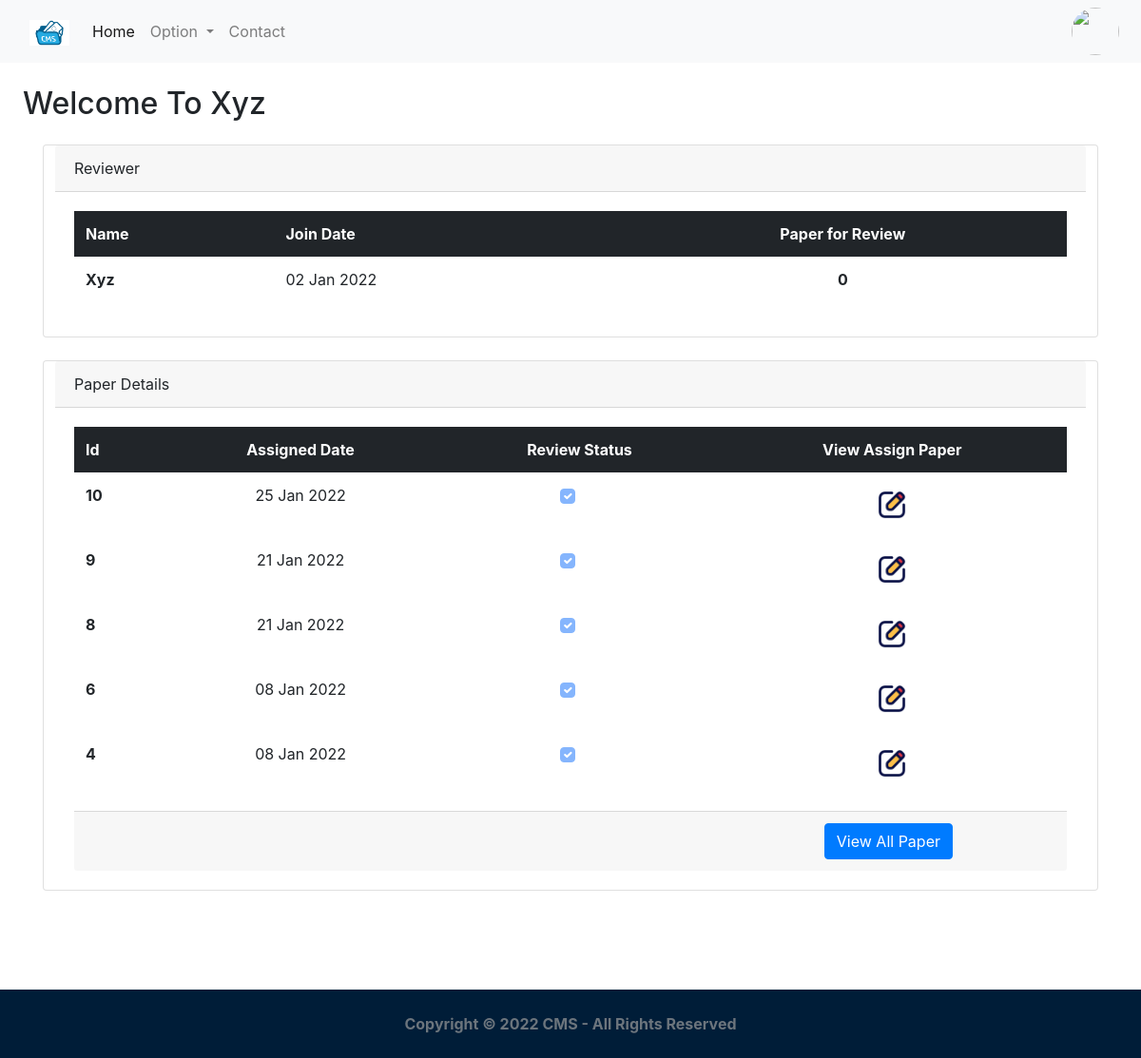
Before: /feed/dashboard (signed in) with the older database file.
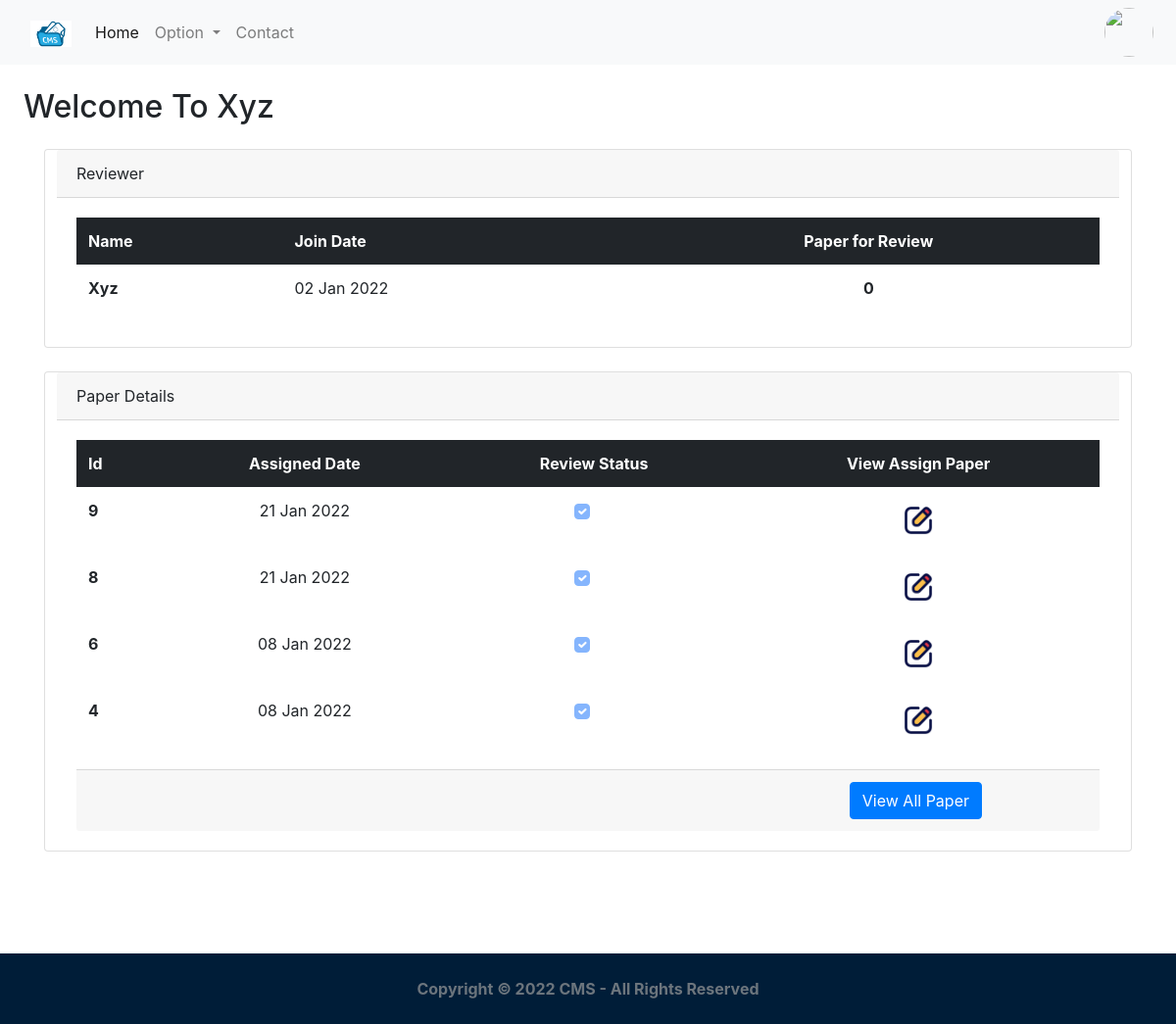
After: the same page with the newer database file.
### core/models.py (models this page shows, shortened)
class PaperAssign(models.Model):
	review = models.ForeignKey(Reviewer,related_name='assigned_paper',on_delete=models.CASCADE)
	created_on = models.DateTimeField(auto_now_add=True)
	updated_on = models.DateTimeField(auto_now=True)
	assign_paper = models.OneToOneField(Paper,related_name='paper_assign',on_delete=models.CASCADE)
	is_review = models.BooleanField(default=False)
	class Meta:
		ordering = ['-created_on']

### core/views.py (the view, shortened to what this page needs)
# urls.py: path('feed/dashboard',login_required(Userhomepage.as_view()),name='home_view'),
class Userhomepage(View):
	template_name='core/feed.html'
	template_name1='core/reviewer.html'
	def get(self,request):
		if Reviewer.objects.filter(user=request.user).exists():
			obj=PaperAssign.objects.filter(review=request.user.reviewer.id)
			pp=obj.exists()
			if pp:
				obj=PaperAssign.objects.filter(review=request.user.reviewer.id)
				result=PaperAssign.objects.filter(Q(review=request.user.reviewer.id) & Q(is_review=False)).values_list('is_review',flat=True).aggregate(total=Count('is_review'))
				obj1=request.user.reviewer.assigned_paper.select_related('assign_paper').annotate(paper=F('assign_paper')).values_list('paper',flat=True)
				context={'mylist': zip(obj, obj1),'result':result}
				return render(request,self.template_name1,context)
			messages.error(request,"No Any Paper Assigned !",extra_tags="error")
			return render(request,self.template_name1)

### core/templates/core/reviewer.html (shortened to what this page needs)
{% extends 'core/base1.html' %}
{% load static %}
{% block content %}
<h2 class="m-4">Welcome To {{request.user.full_name|title}}</h2>
<div class="container">
    <div class="row my-4 mx-auto">
        <div class="card">
          <div class="card-header">
            Reviewer
          </div>
          <div class="card-body ">
            <div class="table-responsive">
              <table class="table  table-borderless">
                <thead class="table-dark">
                  <tr>
                    <th scope="col">Name</th>
                    <th scope="col" >Join Date</th>
                    <th scope="col" class="text-center">Paper for Review</th>
                  </tr>
                </thead>
                <tbody>
                  <tr>
                    <th scope="row">{{request.user.full_name|title}}</th>
                    <td>{{request.user.created_on|date:"d M Y"}}</td>
                    <td class="text-center"><strong>{{result.total}}</strong></td>
                  </tr>
                </tbody>
              </table>
              </div>
          </div>
        </div>
    </div>
    <div class="row my-4 mx-auto">
        <div class="card">
          <div class="card-header">
            Paper Details
          </div>
          <div class="card-body">
            <table class="table  table-borderless">
              <thead class="table-dark">
                <tr>
                  <th scope="col">Id</th>
                  <th scope="col" class="text-center">Assigned Date</th>
                  <th scope="col" class="text-center">Review Status</th>
                  <th scope="col"  class="text-center">View Assign Paper</th>
                </tr>
              </thead>
              <tbody>
                {% for x,y in mylist %}
                <tr>
                  <th scope="row">{{x.id}}</th>
                  <td class="text-center">{{x.created_on|date:"d M Y"}}</td>
                  <td class="text-center">
                    {% if x.is_review %}
                      <input class="form-check-input " type="checkbox"  checked disabled>
                    {% else %}
                    <input class="form-check-input " type="checkbox"  disabled>
                    {% endif %}
                  </td>
                  <td class="text-center"><a href="{% url 'update_review_view' y %}"  target="_blank_" class="btn  "><img src="{% static 'image/edit.png' %}" width="30px" height="30px"></a></td>
                </tr>
                {% endfor %}
                </tbody>
            </table>
            <div class="card-footer text-right">
              <a class="btn btn-primary" href="{% url 'view_all_view' %}" style="margin-right: 100px;">View All Paper</a>
            </div>
          </div>
        </div>
    </div>
</div>
<div style="height:10vh;">
    </div>
{% endblock %}

Changed rows visible on the page:
removed PaperAssign: id "10", created_on "25 Jan 2022"
